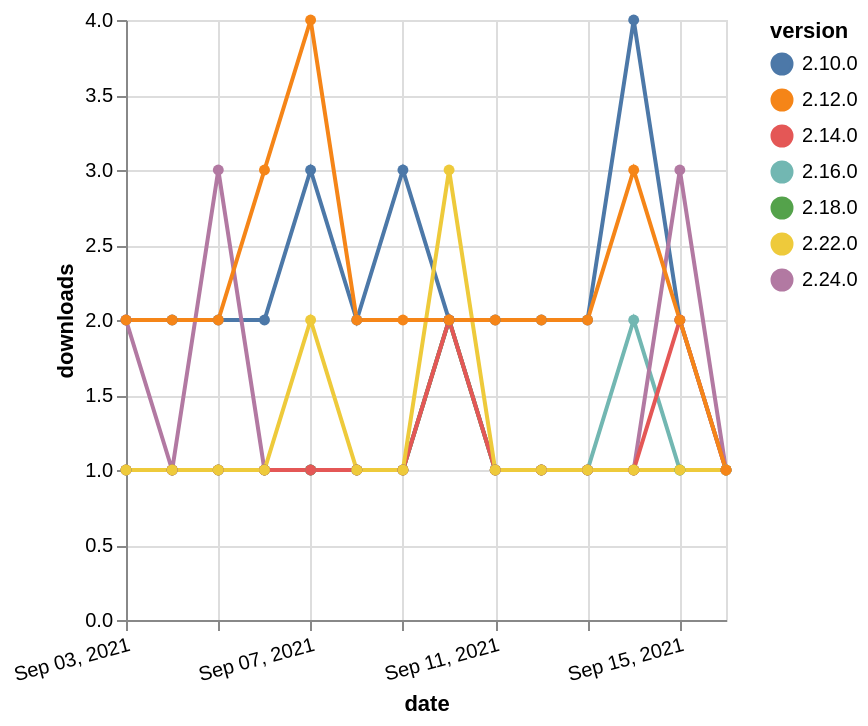

Write a Vega-Lite specification for this figure.
### Vega-Lite specification from a JSON file in a GitHub repository (floating-point values rounded to 4 significant figures)
{"$schema": "https://vega.github.io/schema/vega-lite/v5.json", "description": "A simple bar chart with embedded data.", "data": {"values": [{"date": "2021-09-03", "total": 203, "delta": 1, "version": "2.16.0"}, {"date": "2021-09-04", "total": 204, "delta": 1, "version": "2.16.0"}, {"date": "2021-09-05", "total": 205, "delta": 1, "version": "2.16.0"}, {"date": "2021-09-06", "total": 206, "delta": 1, "version": "2.16.0"}, {"date": "2021-09-07", "total": 207, "delta": 1, "version": "2.16.0"}, {"date": "2021-09-08", "total": 208, "delta": 1, "version": "2.16.0"}, {"date": "2021-09-09", "total": 209, "delta": 1, "version": "2.16.0"}, {"date": "2021-09-10", "total": 211, "delta": 2, "version": "2.16.0"}, {"date": "2021-09-11", "total": 212, "delta": 1, "version": "2.16.0"}, {"date": "2021-09-12", "total": 213, "delta": 1, "version": "2.16.0"}, {"date": "2021-09-13", "total": 214, "delta": 1, "version": "2.16.0"}, {"date": "2021-09-14", "total": 216, "delta": 2, "version": "2.16.0"}, {"date": "2021-09-15", "total": 217, "delta": 1, "version": "2.16.0"}, {"date": "2021-09-16", "total": 218, "delta": 1, "version": "2.16.0"}, {"date": "2021-09-03", "total": 2383, "delta": 2, "version": "2.10.0"}, {"date": "2021-09-04", "total": 2385, "delta": 2, "version": "2.10.0"}, {"date": "2021-09-05", "total": 2387, "delta": 2, "version": "2.10.0"}, {"date": "2021-09-06", "total": 2389, "delta": 2, "version": "2.10.0"}, {"date": "2021-09-07", "total": 2392, "delta": 3, "version": "2.10.0"}, {"date": "2021-09-08", "total": 2394, "delta": 2, "version": "2.10.0"}, {"date": "2021-09-09", "total": 2397, "delta": 3, "version": "2.10.0"}, {"date": "2021-09-10", "total": 2399, "delta": 2, "version": "2.10.0"}, {"date": "2021-09-11", "total": 2401, "delta": 2, "version": "2.10.0"}, {"date": "2021-09-12", "total": 2403, "delta": 2, "version": "2.10.0"}, {"date": "2021-09-13", "total": 2405, "delta": 2, "version": "2.10.0"}, {"date": "2021-09-14", "total": 2409, "delta": 4, "version": "2.10.0"}, {"date": "2021-09-15", "total": 2411, "delta": 2, "version": "2.10.0"}, {"date": "2021-09-16", "total": 2412, "delta": 1, "version": "2.10.0"}, {"date": "2021-09-03", "total": 120, "delta": 2, "version": "2.24.0"}, {"date": "2021-09-04", "total": 121, "delta": 1, "version": "2.24.0"}, {"date": "2021-09-05", "total": 124, "delta": 3, "version": "2.24.0"}, {"date": "2021-09-06", "total": 125, "delta": 1, "version": "2.24.0"}, {"date": "2021-09-07", "total": 126, "delta": 1, "version": "2.24.0"}, {"date": "2021-09-08", "total": 127, "delta": 1, "version": "2.24.0"}, {"date": "2021-09-09", "total": 128, "delta": 1, "version": "2.24.0"}, {"date": "2021-09-10", "total": 130, "delta": 2, "version": "2.24.0"}, {"date": "2021-09-11", "total": 131, "delta": 1, "version": "2.24.0"}, {"date": "2021-09-12", "total": 132, "delta": 1, "version": "2.24.0"}, {"date": "2021-09-13", "total": 133, "delta": 1, "version": "2.24.0"}, {"date": "2021-09-14", "total": 134, "delta": 1, "version": "2.24.0"}, {"date": "2021-09-15", "total": 137, "delta": 3, "version": "2.24.0"}, {"date": "2021-09-16", "total": 138, "delta": 1, "version": "2.24.0"}, {"date": "2021-09-03", "total": 183, "delta": 1, "version": "2.18.0"}, {"date": "2021-09-04", "total": 184, "delta": 1, "version": "2.18.0"}, {"date": "2021-09-05", "total": 185, "delta": 1, "version": "2.18.0"}, {"date": "2021-09-06", "total": 186, "delta": 1, "version": "2.18.0"}, {"date": "2021-09-07", "total": 187, "delta": 1, "version": "2.18.0"}, {"date": "2021-09-08", "total": 188, "delta": 1, "version": "2.18.0"}, {"date": "2021-09-09", "total": 189, "delta": 1, "version": "2.18.0"}, {"date": "2021-09-10", "total": 191, "delta": 2, "version": "2.18.0"}, {"date": "2021-09-11", "total": 192, "delta": 1, "version": "2.18.0"}, {"date": "2021-09-12", "total": 193, "delta": 1, "version": "2.18.0"}, {"date": "2021-09-13", "total": 194, "delta": 1, "version": "2.18.0"}, {"date": "2021-09-14", "total": 195, "delta": 1, "version": "2.18.0"}, {"date": "2021-09-15", "total": 196, "delta": 1, "version": "2.18.0"}, {"date": "2021-09-16", "total": 197, "delta": 1, "version": "2.18.0"}, {"date": "2021-09-03", "total": 249, "delta": 1, "version": "2.14.0"}, {"date": "2021-09-04", "total": 250, "delta": 1, "version": "2.14.0"}, {"date": "2021-09-05", "total": 251, "delta": 1, "version": "2.14.0"}, {"date": "2021-09-06", "total": 252, "delta": 1, "version": "2.14.0"}, {"date": "2021-09-07", "total": 253, "delta": 1, "version": "2.14.0"}, {"date": "2021-09-08", "total": 254, "delta": 1, "version": "2.14.0"}, {"date": "2021-09-09", "total": 255, "delta": 1, "version": "2.14.0"}, {"date": "2021-09-10", "total": 257, "delta": 2, "version": "2.14.0"}, {"date": "2021-09-11", "total": 258, "delta": 1, "version": "2.14.0"}, {"date": "2021-09-12", "total": 259, "delta": 1, "version": "2.14.0"}, {"date": "2021-09-13", "total": 260, "delta": 1, "version": "2.14.0"}, {"date": "2021-09-14", "total": 261, "delta": 1, "version": "2.14.0"}, {"date": "2021-09-15", "total": 263, "delta": 2, "version": "2.14.0"}, {"date": "2021-09-16", "total": 264, "delta": 1, "version": "2.14.0"}, {"date": "2021-09-03", "total": 186, "delta": 1, "version": "2.22.0"}, {"date": "2021-09-04", "total": 187, "delta": 1, "version": "2.22.0"}, {"date": "2021-09-05", "total": 188, "delta": 1, "version": "2.22.0"}, {"date": "2021-09-06", "total": 189, "delta": 1, "version": "2.22.0"}, {"date": "2021-09-07", "total": 191, "delta": 2, "version": "2.22.0"}, {"date": "2021-09-08", "total": 192, "delta": 1, "version": "2.22.0"}, {"date": "2021-09-09", "total": 193, "delta": 1, "version": "2.22.0"}, {"date": "2021-09-10", "total": 196, "delta": 3, "version": "2.22.0"}, {"date": "2021-09-11", "total": 197, "delta": 1, "version": "2.22.0"}, {"date": "2021-09-12", "total": 198, "delta": 1, "version": "2.22.0"}, {"date": "2021-09-13", "total": 199, "delta": 1, "version": "2.22.0"}, {"date": "2021-09-14", "total": 200, "delta": 1, "version": "2.22.0"}, {"date": "2021-09-15", "total": 201, "delta": 1, "version": "2.22.0"}, {"date": "2021-09-16", "total": 202, "delta": 1, "version": "2.22.0"}, {"date": "2021-09-03", "total": 2422, "delta": 2, "version": "2.12.0"}, {"date": "2021-09-04", "total": 2424, "delta": 2, "version": "2.12.0"}, {"date": "2021-09-05", "total": 2426, "delta": 2, "version": "2.12.0"}, {"date": "2021-09-06", "total": 2429, "delta": 3, "version": "2.12.0"}, {"date": "2021-09-07", "total": 2433, "delta": 4, "version": "2.12.0"}, {"date": "2021-09-08", "total": 2435, "delta": 2, "version": "2.12.0"}, {"date": "2021-09-09", "total": 2437, "delta": 2, "version": "2.12.0"}, {"date": "2021-09-10", "total": 2439, "delta": 2, "version": "2.12.0"}, {"date": "2021-09-11", "total": 2441, "delta": 2, "version": "2.12.0"}, {"date": "2021-09-12", "total": 2443, "delta": 2, "version": "2.12.0"}, {"date": "2021-09-13", "total": 2445, "delta": 2, "version": "2.12.0"}, {"date": "2021-09-14", "total": 2448, "delta": 3, "version": "2.12.0"}, {"date": "2021-09-15", "total": 2450, "delta": 2, "version": "2.12.0"}, {"date": "2021-09-16", "total": 2451, "delta": 1, "version": "2.12.0"}]}, "width": "container", "mark": {"type": "line", "point": {"filled": true}}, "encoding": {"x": {"field": "date", "type": "temporal", "timeUnit": "yearmonthdate", "title": "date", "axis": {"labelAngle": -15}}, "y": {"field": "delta", "type": "quantitative", "title": "downloads"}, "color": {"field": "version", "type": "nominal"}, "tooltip": {"field": "delta"}}}
